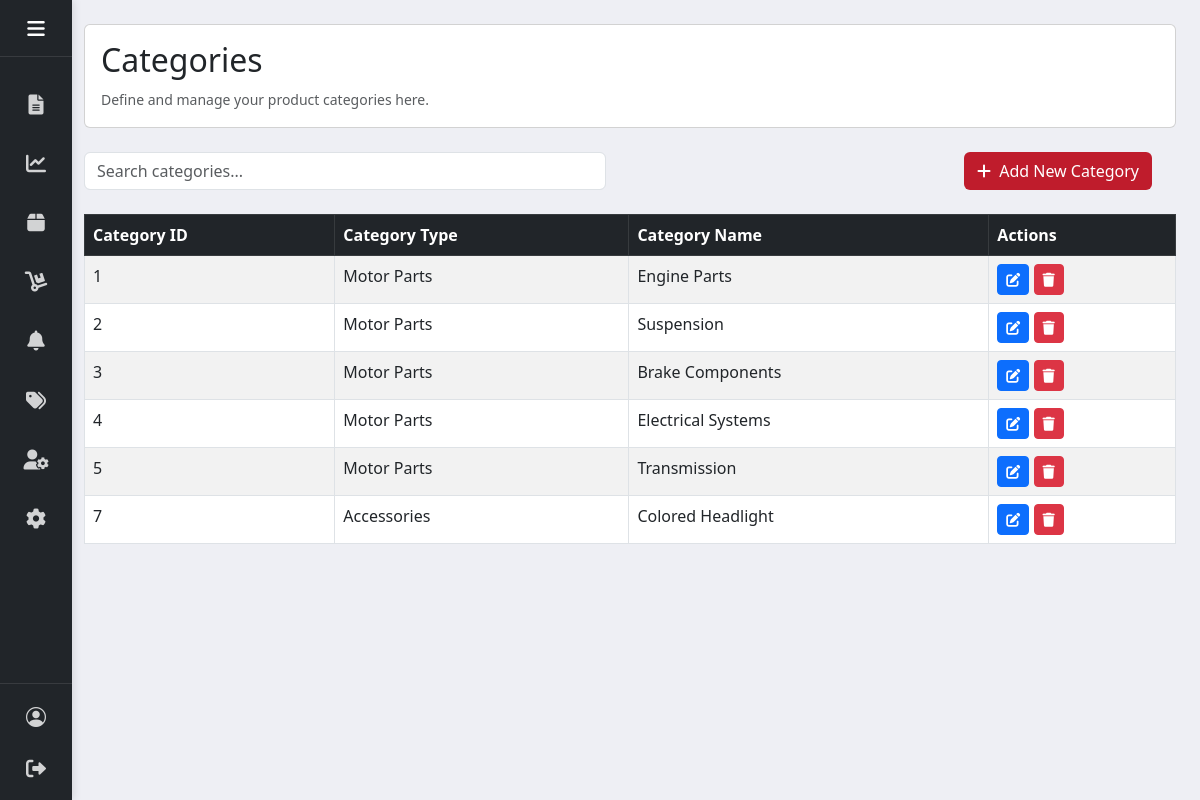
The page /dashboard.php?section=categories (signed in) on the database its author committed.
### tables this page shows
CREATE TABLE `category` (
  `Category_ID` int(11) NOT NULL,
  `Category_Type` varchar(115) NOT NULL,
  `Category_Name` varchar(255) NOT NULL
);

### classes/function.php (called while the page is built, shortened)
<?php
function dbconnection(){
    try {
        $dbconnection = new PDO('mysql:dbname=3motorinv; host=localhost; charset=utf8mb4', 'root', '');
        $dbconnection->setAttribute(PDO::ATTR_EMULATE_PREPARES, false);
        $dbconnection->setAttribute(PDO::ATTR_ERRMODE, PDO::ERRMODE_EXCEPTION);
        return $dbconnection;
    } catch (PDOException $e) {
        die("Connection failed: " . $e->getMessage());
    }
}
function categoryView() {
    $dbconnection = dbconnection();
    try {
        $statement = $dbconnection->prepare("SELECT * FROM category ORDER BY Category_ID ASC");
        $statement->execute();
        return $statement;
    } catch (Exception $e) {
        return false;
    }
}
?>

### modules/categories.php (the view, shortened to what this page needs)
<div class="row">
    <div class="col-12 mb-4">
        <div class="card">
            <div class="card-body">
                <h2>Categories</h2>
                <small class="text-muted">Define and manage your product categories here.</small>
            </div>
        </div>
    </div>
    <div class="row mb-4">
        <div class="col-md-6">
            <input type="text" class="form-control" id="categorySearch" placeholder="Search categories...">
        </div>
        <?php if (isset($_SESSION['Role']) && ($_SESSION['Role'] === 'Admin' || $_SESSION['Role'] === 'Manager')): ?>
            <div class="col-md-6 text-end">
            <button class="btn" data-bs-toggle="modal" data-bs-target="#addCategoryModal" style="background-color: #bf1c2c; color: white;">
    <i class="fas fa-plus me-1"></i> Add New Category
</button>
            </div>
        <?php endif; ?>
    </div>
    <div class="table-responsive">
        <table class="table table-striped table-bordered">
            <thead class="table-dark">
                <tr>
                    <th>Category ID</th>
                    <th>Category Type</th>
                    <th>Category Name</th>
                    <th>Actions</th>
                </tr>
            </thead>
            <tbody>
                <?php
                    $categories = categoryView();
                    foreach ($categories as $category) {
                ?>
                <tr>
                    <td><?= htmlspecialchars($category['Category_ID']); ?></td>
                    <td><?= htmlspecialchars($category['Category_Type']); ?></td>
                    <td><?= htmlspecialchars($category['Category_Name']); ?></td>
                    <td>
                        <button class="btn btn-sm btn-primary" data-bs-toggle="modal" data-bs-target="#updateCategoryModal<?= $category['Category_ID']; ?>">
                        <i class="fas fa-edit"></i>
                        </button>
                        <button class="btn btn-sm btn-danger" data-bs-toggle="modal" data-bs-target="#deleteCategoryModal" data-category-id="<?= $category['Category_ID']; ?>">
                            <i class="fas fa-trash"></i>
                        </button>
                    </td>
                </tr>
                <?php } ?>
            </tbody>
        </table>
    </div>
</div>

### assets/css/main.css (style rules this page uses)
body { background-color: rgb(238, 239, 244); }

### rows shown on the page
category: Category_ID "1", Category_Type "Motor Parts", Category_Name "Engine Parts"
category: Category_ID "2", Category_Type "Motor Parts", Category_Name "Suspension"
category: Category_ID "3", Category_Type "Motor Parts", Category_Name "Brake Components"
category: Category_ID "4", Category_Type "Motor Parts", Category_Name "Electrical Systems"
category: Category_ID "5", Category_Type "Motor Parts", Category_Name "Transmission"
category: Category_ID "7", Category_Type "Accessories", Category_Name "Colored Headlight"
